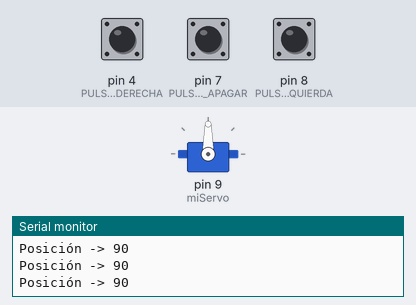
Recording of a sketch running on a simulated Arduino Uno, built with avr-gcc and run on an emulated ATmega328P. Parts: servo, the last lines printed to the serial monitor. The test bench sets the inputs (shaded band); at power-on: pin 4 (PULSADOR_DERECHA) LOW, pin 8 (PULSADOR_IZQUIERDA) LOW, pin 7 (PULSADOR_APAGAR) LOW.

Above: at 1.2 s.
1.3 s: pin 4 (PULSADOR_DERECHA) pulled HIGH for 1 s
At 3.1 s:
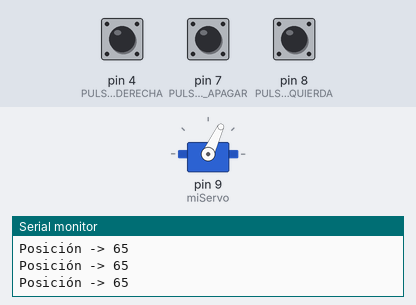
3.8 s: pin 8 (PULSADOR_IZQUIERDA) pulled HIGH for 3.2 s
At 8.1 s:
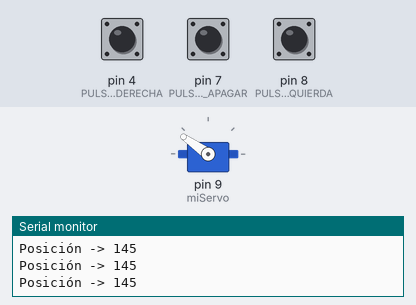
8.5 s: pin 8 (PULSADOR_IZQUIERDA) pulled HIGH for 1 s
At 10.3 s:
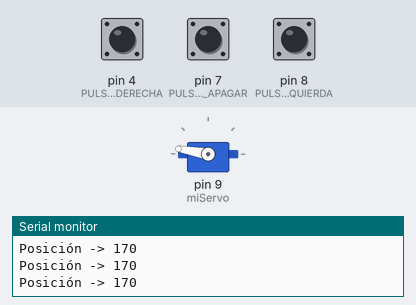
11.0 s: pin 8 (PULSADOR_IZQUIERDA) pulled HIGH for 0.25 s
At 11.8 s:
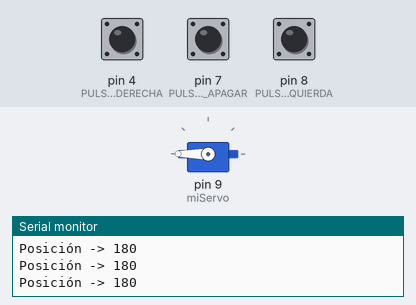
12.7 s: pin 4 (PULSADOR_DERECHA) pulled HIGH for 0.25 s
At 13.1 s:
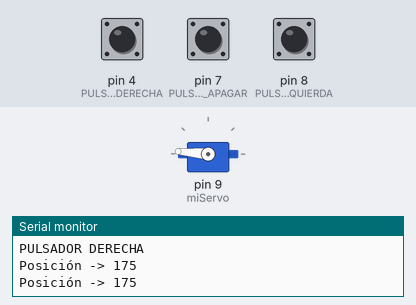
14.4 s: pin 4 (PULSADOR_DERECHA) pulled HIGH for 3.2 s
At 16.13 s:
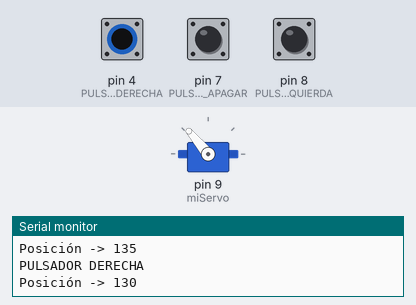
Timing chart, 0 to 18.9 s (numbered marks = the images above; inputs shaded):
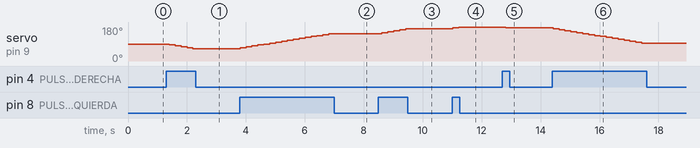

Measured:
- after the input at 1.3 s, servo on pin 9 (miServo): moves from 90° to 65° over 0.80 s, starting after 0.10 s
- after the input at 3.8 s, servo on pin 9 (miServo): moves from 65° to 145° over 3.0 s, starting at once
- after the input at 8.5 s, servo on pin 9 (miServo): moves from 145° to 170° over 0.80 s, starting after 0.12 s
- after the input at 11.0 s, servo on pin 9 (miServo): 170° → 175° at once, → 180° 0.20 s later
- after the input at 12.7 s, servo on pin 9 (miServo): 180° → 175° after 0.12 s
- after the input at 14.4 s, servo on pin 9 (miServo): moves from 175° to 95° over 3.0 s, starting at once

The sketch:

pulsadores_servo.ino
```cpp
/*
  Proyecto didáctico Arduino con mínimos componentes.

  Pulsadores para controlar el giro de un servomotor.

  03 (tres) Pulsadores sin retención
  03 (tres) Resistencias 4k7 Ohm para pull-down
  01 (uno) servo motor RG90
  01 Arduino UNO R3
  01 Protoboard
  Cables M-M cantidad necesaria
 */

#include <Servo.h>

#define PULSADOR_IZQUIERDA 8
#define PULSADOR_DERECHA 4
#define PULSADOR_APAGAR 7

#define inicio 90

Servo miServo;

int posicion = inicio;

void setup() {

  pinMode(PULSADOR_IZQUIERDA, INPUT);
  pinMode(PULSADOR_DERECHA, INPUT);
  pinMode(PULSADOR_APAGAR, INPUT);

  miServo.attach(9);
  miServo.write(posicion);

  Serial.begin(9600);
}

void loop() {

  if(digitalRead(PULSADOR_DERECHA) == 1){
    Serial.println("PULSADOR DERECHA");
    posicion -= 5;
    if (posicion > 180){
      posicion = 180;
    }
    miServo.write(posicion);
  }

  if(digitalRead(PULSADOR_IZQUIERDA) == 1){
    Serial.println("PULSADOR IZQUIERDA");
    posicion += 5;
    if(posicion < 0){
      posicion = 0;
    }
    miServo.write(posicion);
  }

  if(digitalRead(PULSADOR_APAGAR) == 1){
    miServo.write(inicio);
    posicion = inicio;
  }

  Serial.print("Posición -> ");
  Serial.println(posicion);
  delay(200);
}
```
